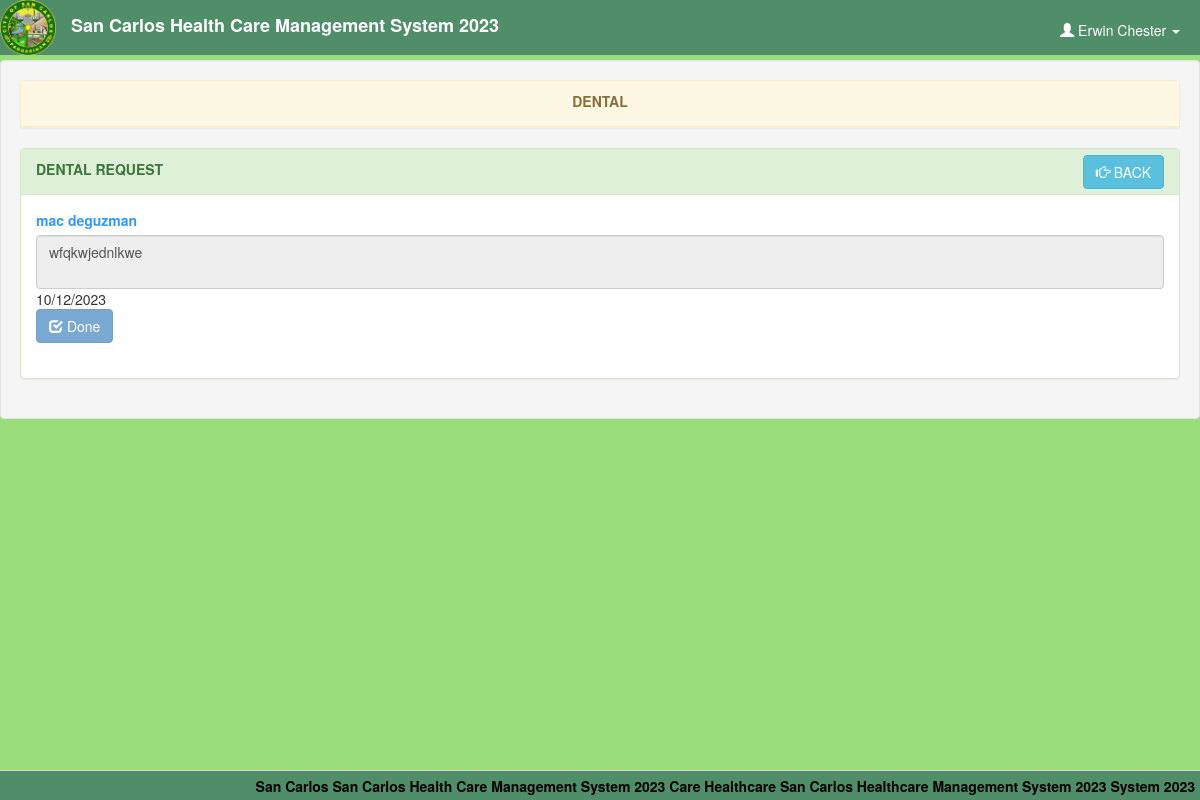
Page /dental_pending.php (signed in) on the committed database.
### tables this page shows
CREATE TABLE `user` (
  `user_id` int(11) NOT NULL,
  `username` varchar(20) NOT NULL,
  `password` varchar(12) NOT NULL,
  `firstname` varchar(20) NOT NULL,
  `middlename` varchar(20) NOT NULL,
  `lastname` varchar(20) NOT NULL,
  `section` varchar(20) NOT NULL
);

CREATE TABLE `itr` (
  `itr_no` varchar(4) NOT NULL,
  `family_no` varchar(6) NOT NULL,
  `phil_health_no` varchar(11) NOT NULL,
  `firstname` varchar(20) NOT NULL,
  `middlename` varchar(20) NOT NULL,
  `lastname` varchar(20) NOT NULL,
  `birthdate` varchar(20) NOT NULL,
  `age` int(3) NOT NULL,
  `address` varchar(30) NOT NULL,
  `civil_status` varchar(10) NOT NULL,
  `gender` varchar(10) NOT NULL,
  `BP` varchar(10) NOT NULL,
  `TEMP` varchar(10) NOT NULL,
  `PR` varchar(10) NOT NULL,
  `RR` varchar(10) NOT NULL,
  `WT` varchar(10) NOT NULL,
  `HT` varchar(10) NOT NULL
);

CREATE TABLE `complaints` (
  `com_id` int(50) NOT NULL,
  `date` varchar(20) NOT NULL,
  `complaints` varchar(255) NOT NULL,
  `remark` varchar(255) NOT NULL,
  `itr_no` varchar(50) NOT NULL,
  `section` varchar(20) NOT NULL,
  `status` varchar(10) NOT NULL
);

### dental_pending.php (the view, shortened to what this page needs)
<!DOCTYPE html>
<?php
	$conn = new mysqli("localhost", "root", "", "hcpms") or die(mysqli_error());
	$query = $conn->query("SELECT * FROM `user` WHERE `user_id` = '$_SESSION[user_id]'") or die(mysqli_error());
	$fetch = $query->fetch_array();
?>
<html lang = "en">
	<head>
		<link rel = "stylesheet" type = "text/css" href = "css/bootstrap.css" />
		<link rel = "stylesheet" type = "text/css" href = "css/jquery.dataTables.css" />
		<link rel = "stylesheet" type = "text/css" href = "css/customize.css" />
	</head>
	<body>
	<div class = "navbar navbar-default navbar-fixed-top">
		<img src = "images/hc.png" style = "float:left;" height = "55px" /><label class = "navbar-brand">San Carlos Health Care Management System 2023</label>
		<ul class = "nav navbar-right">
				<li class = "dropdown">
					<a class = "user dropdown-toggle" data-toggle = "dropdown" href = "#">
						<span class = "glyphicon glyphicon-user"></span>
						<?php echo $fetch['firstname']." ".$fetch['lastname'] ?>
						<b class = "caret"></b>
					</a>
				</li>
			</ul>
	</div>
	<br />
	<br />
	<br />
	<div class = "well">
		<div class = "panel panel-warning">
			<div class = "panel-heading">
				<center><label>DENTAL</label></center>
			</div>
		</div>
		<div class = "panel panel-success">
			<div class = "panel-heading">
				<label>DENTAL REQUEST</label>
				<a style = "float:right; margin-top:-4px;" href = "view_dental.php?itr_no=<?php echo $_GET['itr_no']?>" class = "btn btn-info"><span class = "glyphicon glyphicon-hand-right"></span> BACK</a>
			</div>
			<div class = "panel-body">
			<?php
				$id = $_GET['itr_no'];
				$q1 = $conn->query("SELECT * FROM `itr` WHERE `itr_no` = '$id'") or die(mysqli_error());
				$f1 = $q1->fetch_array();
				$q = $conn->query("SELECT * FROM `complaints` WHERE `section` = 'Dental' && `itr_no` = '$id' ORDER BY `status` DESC") or die(mysqli_error());
				while($f = $q->fetch_array()){
					if($f['status'] == 'Pending'){
						echo "<label style = 'color:#3399f3;'>".$f1['firstname']." ".$f1['lastname']."</label>"."<textarea  style = 'resize:none;' disabled = 'disabled' class = 'form-control'>".$f['remark']."</textarea>".$f['date']."<br /><a class = 'btn btn-primary' href = 'dental_not.php?itr_no=".$id."&comp_id=".$f['com_id']."'><span class = 'glyphicon glyphicon-check'></span> Confirm</a><br /><br />";
					}else{
						echo "<label style = 'color:#3399f3;'>".$f1['firstname']." ".$f1['lastname']."</label>"."<textarea  style = 'resize:none;' disabled = 'disabled' class = 'form-control'>".$f['remark']."</textarea>".$f['date']."<br /><a class = 'btn btn-primary' disabled = 'disabled'><span class = 'glyphicon glyphicon-check'></span> Done</a><br /><br />";
					}
				}
			?>
		</div>
	</div>
	<div id = "footer">
		<label class = "footer-title">San Carlos San Carlos Health Care Management System 2023 Care Healthcare San Carlos Healthcare Management System 2023 System 2023</label>
	</div>
	</body>
</html>

### css/customize.css (style rules this page uses)
html, body { height:100%; }
#footer { height:30px; width:100%; background-color: #508D69; background-repeat: no-repeat; filter: none; border: 1px solid #D5D5D5; position: fixed; right: 0; left: 0; z-index: 1030; bottom: 0; border-width: 1px 0 0; }
.user { color:#fff; margin-top:10px; margin-right:20px; }
.footer-title { margin-top:5px; color: #000; margin-right:5px; float:right; font-family:Helvetica Neue; }

### dental_pending.php (style rules this page uses)
body { background-color: #9ADE7B; }
.navbar-default { background-color: #508D69; border-color: #9ADE7B; }
.navbar-default .navbar-brand { color: #ffffff; }

### rows in the picture
user: firstname "Erwin", lastname "Chester"
complaints: remark "wfqkwjednlkwe", date "10/12/2023"
itr: firstname "mac", lastname "deguzman"
